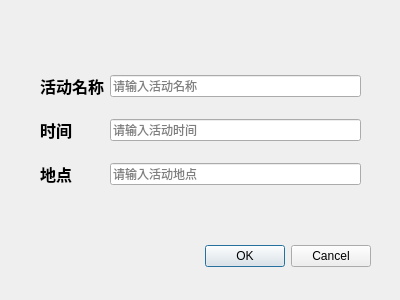
<?xml version="1.0" encoding="UTF-8"?>
<ui version="4.0">
 <class>Dialog_addpe</class>
 <widget class="QDialog" name="Dialog_addpe">
  <property name="geometry">
   <rect>
    <x>0</x>
    <y>0</y>
    <width>400</width>
    <height>300</height>
   </rect>
  </property>
  <property name="windowTitle">
   <string>Dialog</string>
  </property>
  <widget class="QDialogButtonBox" name="finish">
   <property name="geometry">
    <rect>
     <x>30</x>
     <y>240</y>
     <width>341</width>
     <height>32</height>
    </rect>
   </property>
   <property name="orientation">
    <enum>Qt::Horizontal</enum>
   </property>
   <property name="standardButtons">
    <set>QDialogButtonBox::Cancel|QDialogButtonBox::Ok</set>
   </property>
  </widget>
  <widget class="QWidget" name="">
   <property name="geometry">
    <rect>
     <x>40</x>
     <y>60</y>
     <width>321</width>
     <height>141</height>
    </rect>
   </property>
   <layout class="QGridLayout" name="gridLayout">
    <item row="0" column="0">
     <widget class="QLabel" name="name1">
      <property name="font">
       <font>
        <family>Agency FB</family>
        <pointsize>12</pointsize>
        <weight>75</weight>
        <bold>true</bold>
       </font>
      </property>
      <property name="text">
       <string>活动名称</string>
      </property>
     </widget>
    </item>
    <item row="0" column="1">
     <widget class="QLineEdit" name="name">
      <property name="placeholderText">
       <string>请输入活动名称</string>
      </property>
     </widget>
    </item>
    <item row="1" column="0">
     <widget class="QLabel" name="time2">
      <property name="font">
       <font>
        <family>Agency FB</family>
        <pointsize>12</pointsize>
        <weight>75</weight>
        <bold>true</bold>
       </font>
      </property>
      <property name="text">
       <string>时间</string>
      </property>
     </widget>
    </item>
    <item row="1" column="1">
     <widget class="QLineEdit" name="time">
      <property name="placeholderText">
       <string>请输入活动时间</string>
      </property>
     </widget>
    </item>
    <item row="2" column="0">
     <widget class="QLabel" name="loc">
      <property name="font">
       <font>
        <family>Agency FB</family>
        <pointsize>12</pointsize>
        <weight>75</weight>
        <bold>true</bold>
       </font>
      </property>
      <property name="text">
       <string>地点</string>
      </property>
     </widget>
    </item>
    <item row="2" column="1">
     <widget class="QLineEdit" name="location">
      <property name="placeholderText">
       <string>请输入活动地点</string>
      </property>
     </widget>
    </item>
   </layout>
  </widget>
 </widget>
 <resources/>
 <connections>
  <connection>
   <sender>finish</sender>
   <signal>accepted()</signal>
   <receiver>Dialog_addpe</receiver>
   <slot>accept()</slot>
   <hints>
    <hint type="sourcelabel">
     <x>248</x>
     <y>254</y>
    </hint>
    <hint type="destinationlabel">
     <x>157</x>
     <y>274</y>
    </hint>
   </hints>
  </connection>
  <connection>
   <sender>finish</sender>
   <signal>rejected()</signal>
   <receiver>Dialog_addpe</receiver>
   <slot>reject()</slot>
   <hints>
    <hint type="sourcelabel">
     <x>316</x>
     <y>260</y>
    </hint>
    <hint type="destinationlabel">
     <x>286</x>
     <y>274</y>
    </hint>
   </hints>
  </connection>
 </connections>
</ui>
